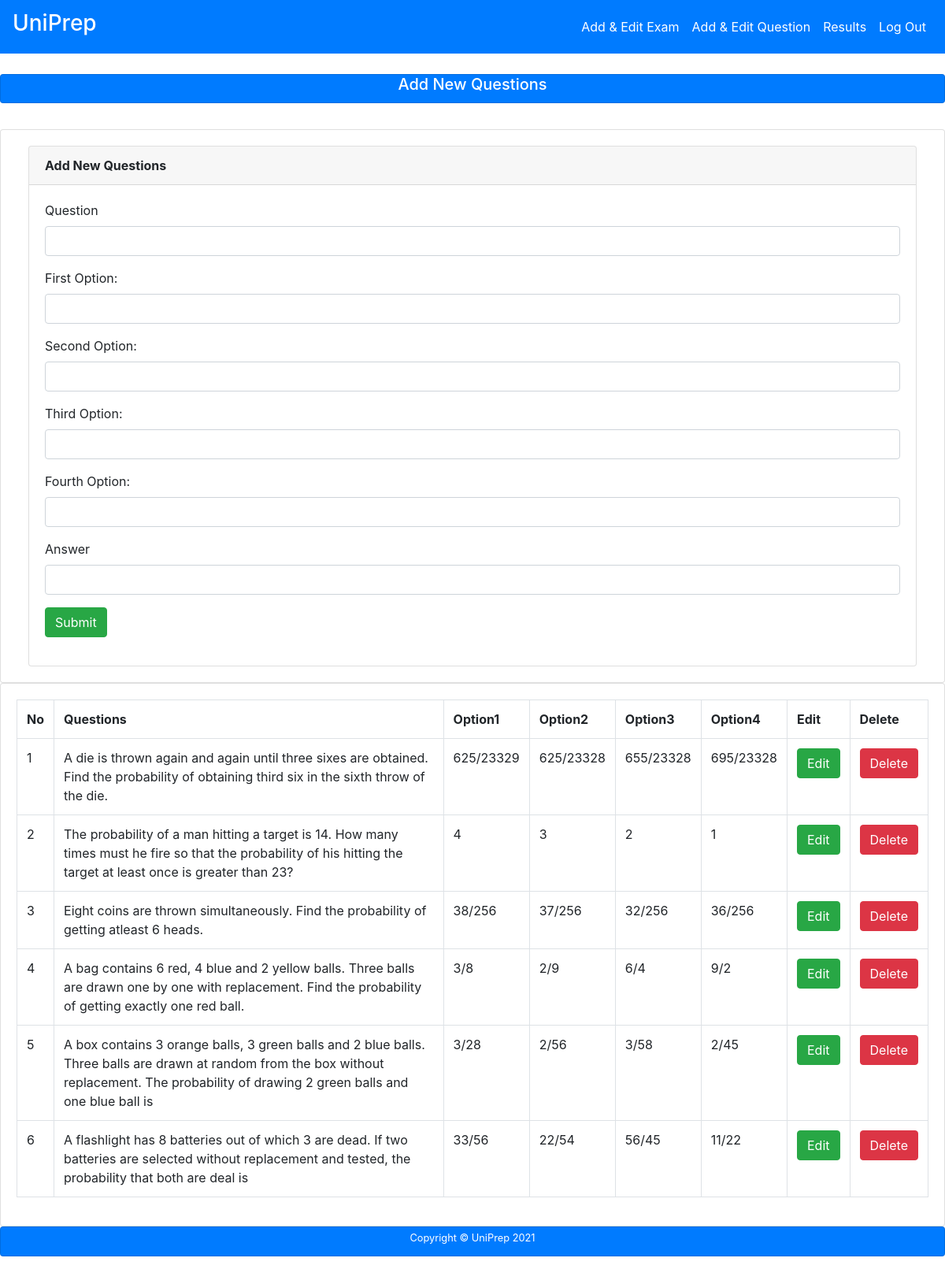
The app's page /admin/add_edit_questions.php?id=5 with its own data.
### tables this page shows
CREATE TABLE `questions` (
  `id` int(10) NOT NULL,
  `question_no` varchar(10) NOT NULL,
  `question` varchar(600) NOT NULL,
  `option1` varchar(200) NOT NULL,
  `option2` varchar(200) NOT NULL,
  `option3` varchar(200) NOT NULL,
  `option4` varchar(200) NOT NULL,
  `answer` varchar(200) NOT NULL,
  `category` varchar(200) NOT NULL
);

### admin/add_edit_questions.php (the view, shortened to what this page needs)
<?php
include "header.php";
include "../authentication/connection.php";
$exam_category = '';
$id = $_GET["id"];
$res = mysqli_query($db, "select * from exam_category where id=$id");
while ($row = mysqli_fetch_array($res)) {
    $exam_category = $row["category"];
}
?>
<br>
<footer id="sticky-footer" class="card text-white bg-primary mb-3" style="height: 1cm;">
  <div class="container text-center">
    <small style="color: white; text-align: center;" ><h5>Add New Questions</h5></small>
  </div>
</footer>
<div class="breadcrumbs">
    <div class="col-sm-4">
    </div>
</div>
<div class="content mt-3">
    <div class="animated fadeIn">
        <div class="row">
            <div class="col-lg-12">
                <div class="card">
                    <div class="card-body">
                        <div class="col-lg-12">
                            <form name="form1" action="" method="post">
                                <div class="card">
                                    <div class="card-header"><strong>Add New Questions</strong></div>
                                    <div class="card-body card-block">
                                        <div class="form-group"><label for="company" class=" form-control-label">Question</label><input type="text" name="question" class="form-control"></div>
                                        <div class="form-group"><label for="company" class=" form-control-label">First Option:</label><input type="text" name="option1" class="form-control"></div>
                                        <div class="form-group"><label for="company" class=" form-control-label">Second Option:</label><input type="text" name="option2" class="form-control"></div>
                                        <div class="form-group"><label for="company" class=" form-control-label">Third Option:</label><input type="text" name="option3" class="form-control"></div>
                                        <div class="form-group"><label for="company" class=" form-control-label">Fourth Option:</label><input type="text" name="option4" class="form-control"></div>
                                        <div class="form-group"><label for="company" class=" form-control-label">Answer</label><input type="text" name="answer" class="form-control"></div>
                                        <div class="form-group">
                                            <input type="submit" name="submit1" value="Submit" class="btn btn-success">
                                        </div>
                                    </div>
                                </div>
                            </form>
                        </div>
                    </div>
                </div>
            </div>
        </div>
        <div class="row">
            <div class="col-lg-12">
                <div class="card">
                    <div class="card-body">
                        <table class="table table-bordered">
                            <tr>
                                <th>No</th>
                                <th>Questions</th>
                                <th>Option1</th>
                                <th>Option2</th>
                                <th>Option3</th>
                                <th>Option4</th>
                                <th>Edit</th>
                                <th>Delete</th>
                            </tr>
                            <?php
                            $res = mysqli_query($db, "select * from questions where category='$exam_category' order by question_no asc");
                            while ($row = mysqli_fetch_array($res)) {
                                echo "<tr>";
                                echo "<td>";
                                echo $row["question_no"];
                                echo "</td>";
                                echo "<td>";
                                echo $row["question"];
                                echo "</td>";
                                echo "<td>";
                                echo $row["option1"];
                                echo "</td>";
                                echo "<td>";
                                echo $row["option2"];
                                echo "</td>";
                                echo "<td>";
                                echo $row["option3"];
                                echo "</td>";
                                echo "<td>";
                                echo $row["option4"];
                                echo "</td>";
                                echo "<td>";
                                ?>
                                    <a class="btn btn-success" href="edit_option.php?id=<?php echo $row["id"];?>&ids=<?php echo $id; ?>">Edit</a>
                                <?php
                                echo "</td>";
                                echo "<td>";
                                ?>
                                    <a class="btn btn-danger" href="delete_option.php?id=<?php echo $row["id"];?>&ids=<?php echo $id; ?>">Delete</a>
                                <?php
                                echo "</td>";
                                echo "</tr>";
                            }
                            ?>
                        </table>
                    </div>
                </div>
            </div>
        </div>
    </div>
</div>
<footer id="sticky-footer" class="card text-white bg-primary mb-3" style="height: 1cm;">
  <div class="container text-center">
    <small style="color: white; text-align: center;" >Copyright &copy; UniPrep 2021</small>
  </div>
</footer>
<?php
include "footer.php";
?>

### records on screen
questions: question_no "1", question "A die is thrown again and again until three sixes are obtained. Find the probability of obtaining third six in the sixth throw of the die.", option1 "625/23329", option2 "625/23328", option3 "655/23328", option4 "695/23328"
questions: question_no "2", question "The probability of a man hitting a target is 14. How many times must he fire so that the probability of his hitting the target at least once is greater than 23?", option1 "4", option2 "3", option3 "2", option4 "1"
questions: question_no "3", question "Eight coins are thrown simultaneously. Find the probability of getting atleast 6 heads.", option1 "38/256", option2 "37/256", option3 "32/256", option4 "36/256"
questions: question_no "4", question "A bag contains 6 red, 4 blue and 2 yellow balls. Three balls are drawn one by one with replacement. Find the probability of getting exactly one red ball.", option1 "3/8", option2 "2/9", option3 "6/4", option4 "9/2"
questions: question_no "5", question "A box contains 3 orange balls, 3 green balls and 2 blue balls. Three balls are drawn at random from the box without replacement. The probability of drawing 2 green balls and one blue ball is", option1 "3/28", option2 "2/56", option3 "3/58", option4 "2/45"
questions: question_no "6", question "A flashlight has 8 batteries out of which 3 are dead. If two batteries are selected without replacement and tested, the probability that both are deal is", option1 "33/56", option2 "22/54", option3 "56/45", option4 "11/22"
